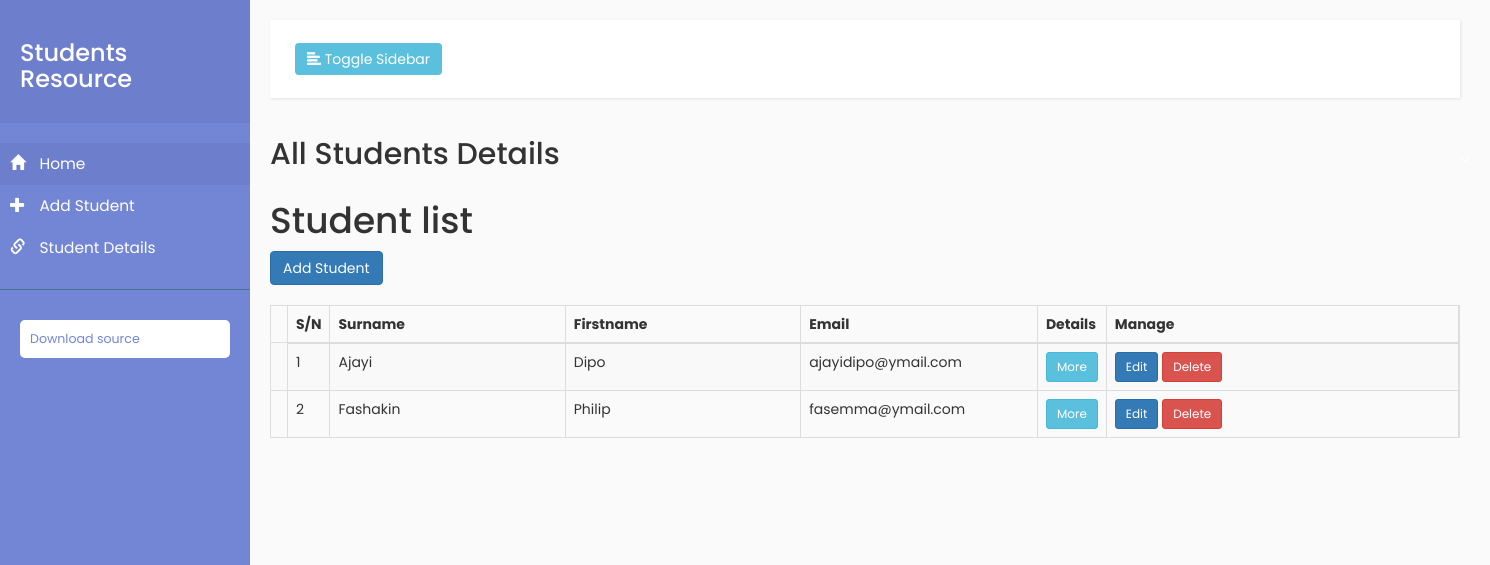
Screenshot of /students/all/ with the database file from the repository.
### crud_app/models.py (models this page shows, shortened)
class Student(models.Model):
    Surname = models.CharField(max_length=100)
    Firstname = models.CharField(max_length=100)
    Department = models.CharField(max_length=100)
    Level = models.IntegerField()
    email = models.EmailField(max_length=100, unique=True)
    age = models.IntegerField()
    Phone_number = models.CharField(max_length=15)

### crud_app/views.py (the view)
# urls.py: url(r'all/$', views.ListView.as_view(), name='all_list'),
class ListView(generic.ListView):
    template_name = 'crud_app/list_all.html'
    context_object_name = 'all_students'
    def get_queryset(self):
        return Student.objects.all().order_by('id')

### crud_app/templates/crud_app/list_all.html (shortened to what this page needs)
{% extends 'crud_app/base.html' %}
{% block h2 %} All Students Details {% endblock %}
{% block body %}
    <div class="container-fluid">
      <div class="row">
          <div>
            <h1 class="sub-header">Student list</h1>
            <div>
              <a class="btn btn-primary" href="{% url 'crud_app:student-add' %} ">Add Student</a></div>
            </div>
          <br>
          <div>
            <div class="table-responsive">
              <table class="table table-bordered table-hover table-striped" >
                <thead>
                <tr class="container">
                  <th width="1%">S/N</th>
                  <th width="20%">Surname</th>
                  <th width="20%">Firstname</th>
                  <th width="20%">Email</th>
                  <th width="5%">Details</th>
                  <th width="30%">Manage</th>
                </tr>
                </thead>
                <tbody>
                {% for student in object_list %}
                <tr>
                  <td></td>
                  <td>{{ forloop.counter }}</td>
                  <td>{{ student.Surname }}</td>
                  <td>{{ student.Firstname }}</td>
                  <td>{{ student.email}}</td>
                  <td>
                    <a class="btn btn-info btn-sm" href="{% url 'crud_app:detail' student.pk %} ">More</a>
                  </td>
                  <td>
                     <a class="btn btn-primary btn-sm" href="{% url 'crud_app:student-update' student.pk %} ">Edit</a>
                     <a class="btn btn-danger btn-sm" href="{% url 'crud_app:student-delete' student.pk %} ">Delete </a>
                  </td>
                {% endfor %}
                </tr>
                </tbody>
              </table>
              <br><br><br><br>
            </div>
          </div>
        </div>
      </div>
{% endblock %}

### crud_app/static/crud_app/base.css (style rules this page uses)
body { font-family: 'Poppins', sans-serif; background: #fafafa; }
a, a:hover, a:focus { color: inherit; text-decoration: none; transition: all 0.3s; }

### rows the page displays
Student: Surname "Ajayi", Firstname "Dipo", email "ajayidipo@ymail.com"
Student: Surname "Fashakin", Firstname "Philip", email "fasemma@ymail.com"
